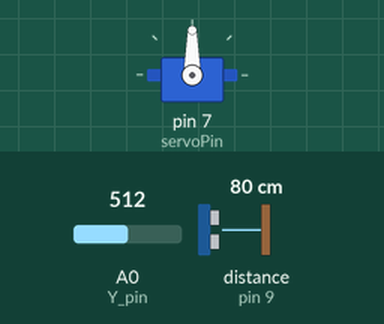
This sketch was run on a simulated Arduino Uno, built with avr-gcc and run on an emulated ATmega328P. Parts: servo. Wiring (inferred from the names in the program): ultrasonic range finder: trigger pin 8; echo pin 9. The inputs (shaded band) are chosen by the test bench; at power-on: A0 (Y_pin) = 512, distance to the obstacle (sensor on pin 9) 80 cm. The echo pulse lasts 58.3 µs per cm; what the sketch prints to the serial monitor is not drawn.

Above: at 1.2 s.
1.3 s: A0 (Y_pin) set to 716
At 2.1 s:
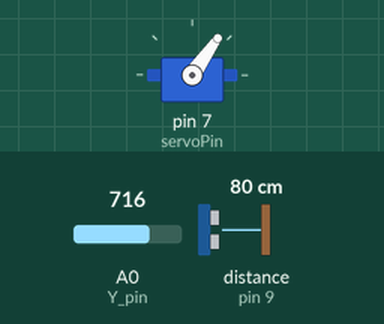
2.8 s: A0 (Y_pin) set to 900
At 3.3 s:
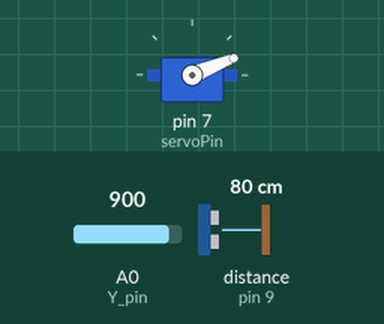
4.3 s: A0 (Y_pin) set to 1023
At 5.8 s:
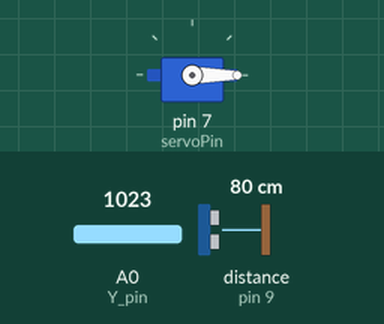
8.8 s: A0 (Y_pin) set to 306
At 9.6 s:
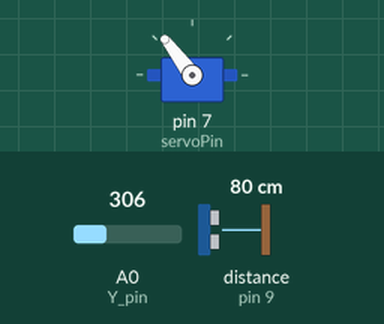
10.3 s: A0 (Y_pin) set to 122
At 10.8 s:
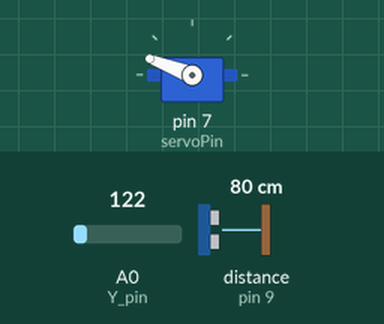
Timing chart, 0 to 12.8 s (numbered marks = the images above; inputs shaded):
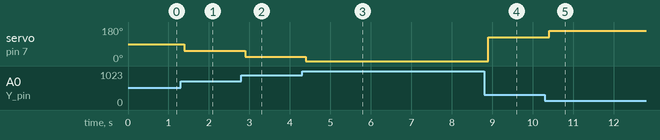

The sketch:

U_S_AND_J.ino
```cpp
#include <Servo.h>

const int Y_pin = A0;    // Analog pin connected to Y output
const int servoPin = 7;  // Pin connected to the servo motor
int trigPin = 8;         // Trigger pin of the ultrasonic sensor
int echoPin = 9;         // Echo pin of the ultrasonic sensor
Servo myservo;

void setup() {
  pinMode(Y_pin, INPUT);
  pinMode(servoPin, OUTPUT);
  pinMode(trigPin, OUTPUT);
  pinMode(echoPin, INPUT);
  myservo.attach(servoPin);
  Serial.begin(9600);
}

void loop() {
  int val = analogRead(Y_pin);               // Read the value from the analog pin
  int angle = map(val, 0, 1023, 180, 0);     // Reverse mapping for clockwise movement
  myservo.write(angle);                      // Set the servo position based on the mapped value
  delay(10);                                  // Delay for smooth moveme

  // Ultrasonic sensor logic and reading
  long duration, distance;
  digitalWrite(trigPin, LOW);
  delayMicroseconds(2);
  digitalWrite(trigPin, HIGH); // Send 10 microsecond pulse to trigger
  delayMicroseconds(10);
  digitalWrite(trigPin, LOW);
  duration = pulseIn(echoPin, HIGH); // Read the echo pin, measure the pulse duration
  distance = duration * 0.034 / 2;    // Calculate distance based on the speed of sound (in cm)

  // Output the distance to the serial monitor
  Serial.print("Distance: ");
  Serial.print(distance);
  Serial.println(" cm");

  delay(100);  // delaying for one second

}
```

Measured:
- after the input at 1.3 s, servo on pin 7 (servoPin): 90° → 55° after 0.09 s
- after the input at 2.8 s, servo on pin 7 (servoPin): 55° → 22° after 0.09 s
- after the input at 4.3 s, servo on pin 7 (servoPin): 22° → 0° after 0.09 s
- after the input at 8.8 s, servo on pin 7 (servoPin): 0° → 127° after 0.10 s
- after the input at 10.3 s, servo on pin 7 (servoPin): 127° → 159° after 0.11 s
